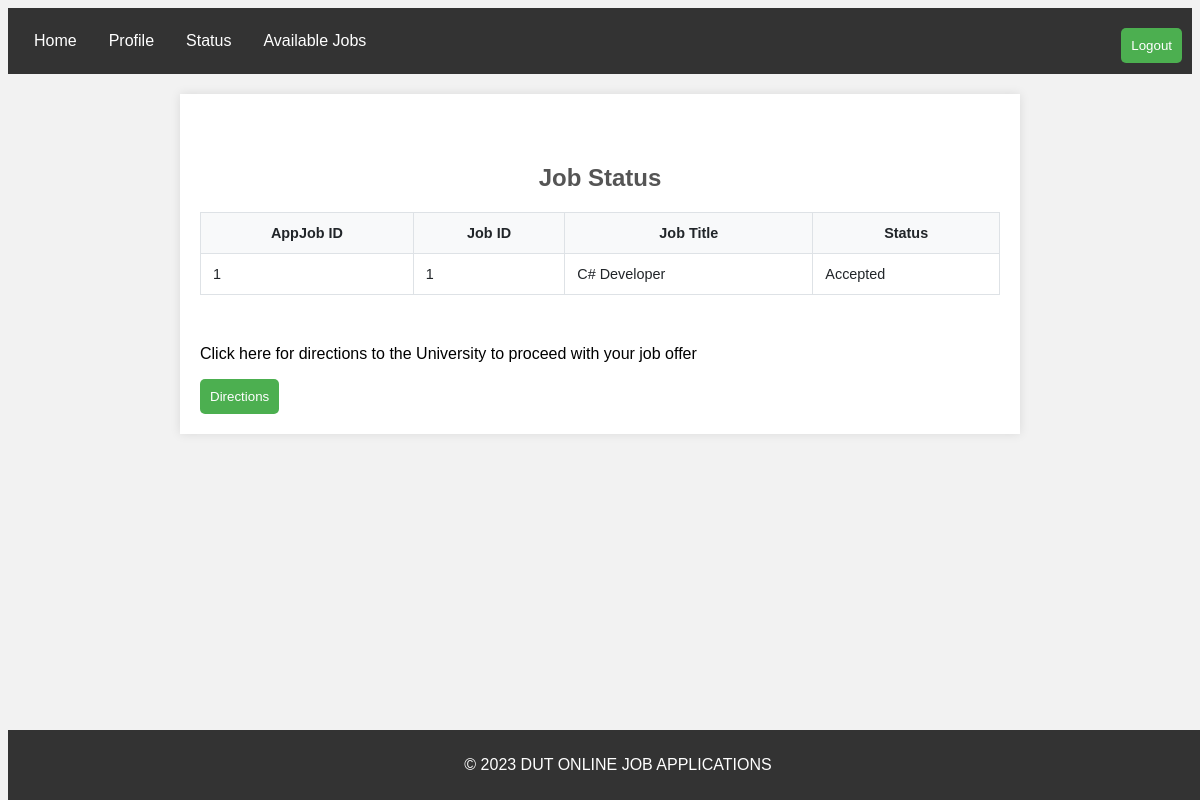
/jobstatus (signed in), run on an earlier commit of the app's database.
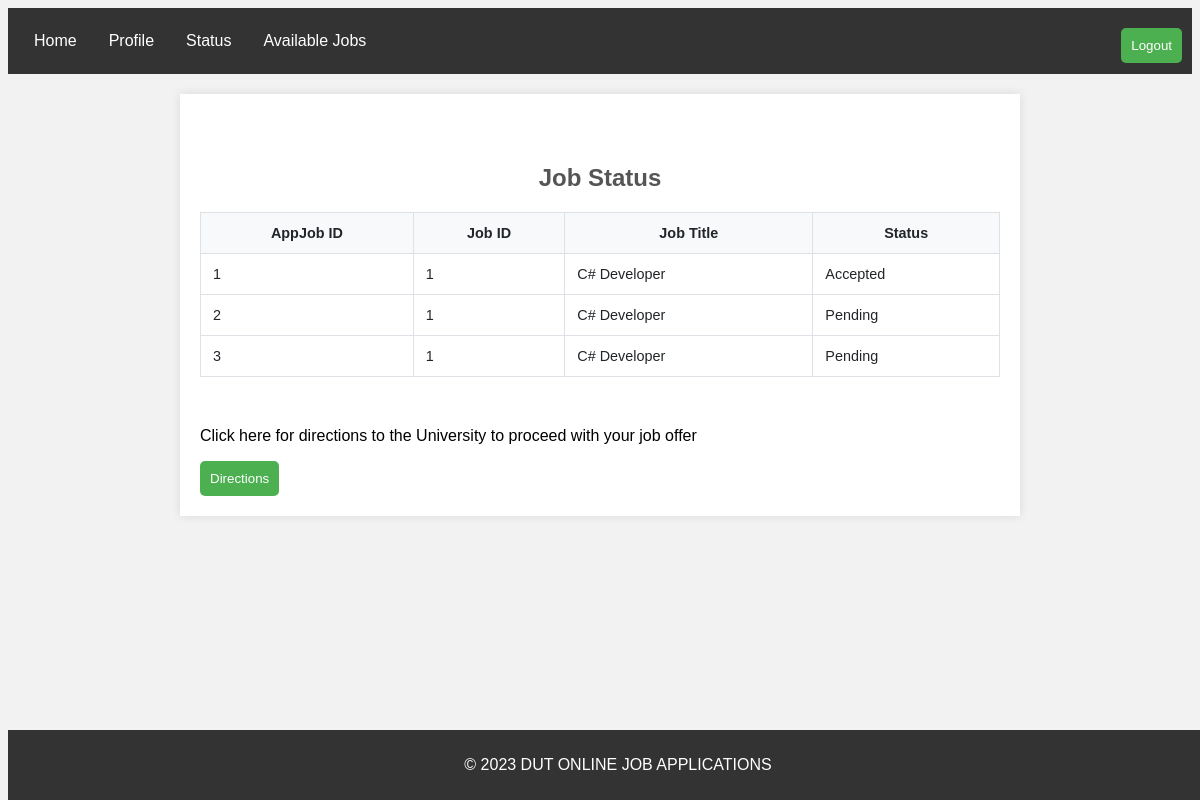
And on a later commit of the database.
### tables this page shows
CREATE TABLE appliedjobs (
                AppJob_ID INTEGER PRIMARY KEY,
                User_ID INTEGER,
                JobId INTEGER,
                CV BLOB, Status Bool,
                FOREIGN KEY(User_ID) REFERENCES users(User_ID),
                FOREIGN KEY(JobID) REFERENCES jobs(JobID)
            );

CREATE TABLE jobs (JobId INTEGER PRIMARY KEY, Job_Title TEXT, Job_Description TEXT, Faculty TEXT);

### LoginSystemNew.py (the view)
@myapp.route('/jobstatus')
def display_job_status():
    user_id = request.cookies.get('user_id')
    print("UserID", user_id)
    conn = sqlite3.connect('Login.db')
    c = conn.cursor()
    c.execute('SELECT appliedjobs.AppJob_ID, jobs.JobId, jobs.Job_Title, appliedjobs.Status FROM appliedjobs JOIN jobs ON appliedjobs.JobId = jobs.JobId WHERE appliedjobs.User_ID = ?;', (user_id,))
    '''c.execute('SELECT AppJob_ID, Status FROM appliedjobs  WHERE User_ID = ?;', (user_id,))'''
    applied_jobs = c.fetchall()
    job_list = []
    for row in applied_jobs:
        job_dict = {}
        job_dict['appjob_id'] = row[0]
        job_dict['job_id'] = row[1]
        job_dict['job_title'] = row[2]
        job_dict['status'] = "Pending" if row[3] == 0 else "Accepted"
        job_list.append(job_dict)
    print("Applied Jobs:", applied_jobs)
    print("Job List:", job_list)
    conn.close()
    return render_template('jobstatus.html', jobs=job_list)

### Templates/JobStatus.html (shortened to what this page needs)
<!DOCTYPE html>
<html>
  <head>
  <head>
  </head>
  <body>
    <nav>
      <ul>
        <li><a href="/loggedinapplicant">Home</a></li>
        <li><a href="/updateuserprofile">Profile</a></li>
        <li><a href="/jobstatus">Status</a></li>
        <li><a href="/availablejobs">Available Jobs</a></li>
        <li style="float: right;">
          <form action="/logout" method="post">
            <button type="submit">Logout</button>
          </form>
        </li>
      </ul>
    </nav>
    <section>
    <h1>Job Status</h1>
        <form>
            <table>
            <tr>
                <th>AppJob ID</th>
                <th>Job ID</th>
                <th>Job Title</th>
                <th>Status</th>
            </tr>
            {% for job in jobs %}
            <tr>
                <td>{{ job['appjob_id'] }}</td>
                <td>{{ job['job_id'] }}</td>
                <td>{{ job['job_title'] }}</td>
                <td>{{ job['status'] }}</td>
            </tr>
            {% endfor %}
            </table>
        </form>
        <br>
        <p> Click here for directions to the University to proceed with your job offer</p>
        <button type="button" onclick="window.location.href='directions'">Directions</button>
    </section>
    <footer>
      <p>&copy; 2023 DUT ONLINE JOB APPLICATIONS</p>
    </footer>
  </body>
</html>

What changed in the data, as far as the page shows it:
added appliedjobs: appjob_id "2", job_id "1", job_title "C# Developer", status "Pending"
added appliedjobs: appjob_id "3", job_id "1", job_title "C# Developer", status "Pending"
